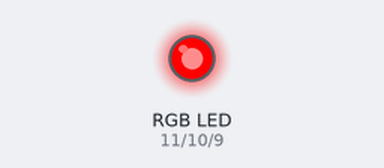
The sketch below on a simulated Arduino Uno, built with avr-gcc and run on an emulated ATmega328P. Shown: an RGB LED mixed from three pins (HIGH = lit). Dim RGB values are drawn brighter than linear.

Above: at 0.05 s.
At 3.0 s:
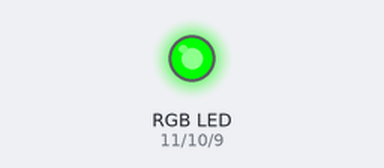
At 5.95 s:
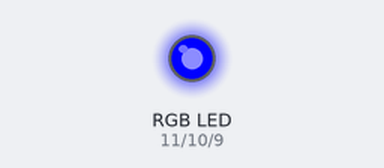
At 7.45 s:
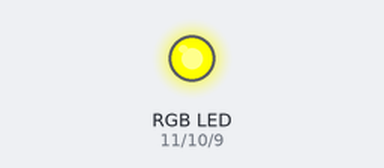
At 8.95 s:
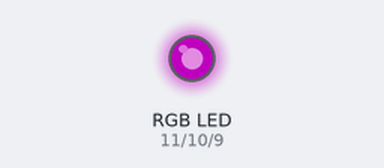
At 11.95 s:
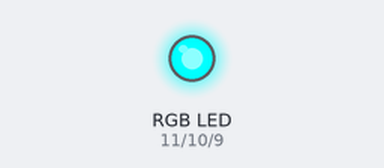
Timing chart, 0 to 15.6 s (numbered marks = the images above):
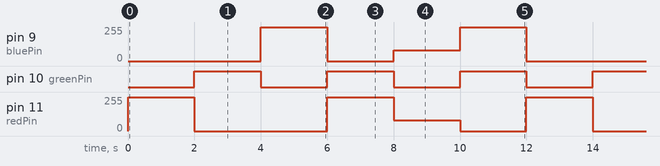

The sketch:

RGB_LED.ino
```cpp
/********************************************************************
Engineer : Omar Elsobkey
Version  : 1.0
Date     : 12/1/2021
********************************************************************/

const int redPin = 11;
const int greenPin = 10;
const int bluePin = 9;
//const int redPin=11,greenPin=10,bluePin=9;
int d = 2000;
void setup()
{
  pinMode(redPin, OUTPUT);
  pinMode(greenPin, OUTPUT);
  pinMode(bluePin, OUTPUT);
}

void loop()
{
  setColor(255, 0, 0); // red
  delay(d);
  setColor(0, 255, 0); // green
  delay(d);
  setColor(0, 0, 255); // blue
  delay(d);
  setColor(255, 255, 0); // yellow
  delay(d);
  setColor(80, 0, 80); // purple
  delay(d);
  setColor(0, 255, 255); // aqua
  delay(d);
}
void setColor(int red, int green, int blue)
{
  analogWrite(redPin, red);
  analogWrite(greenPin, green);
  analogWrite(bluePin, blue);
}
```

Measured:
- by itself, pin 9 (bluePin): repeats every 12.0 s: 0/255 2.0 s, 80/255 2.0 s, 255/255 2.0 s, 0/255 4.0 s, 255/255 2.0 s
- by itself, pin 10 (greenPin): alternates HIGH for 2.0 s and LOW for 2.0 s
- by itself, pin 11 (redPin): repeats every 12.0 s: 0/255 4.0 s, 255/255 2.0 s, 80/255 2.0 s, 0/255 2.0 s, 255/255 2.0 s
